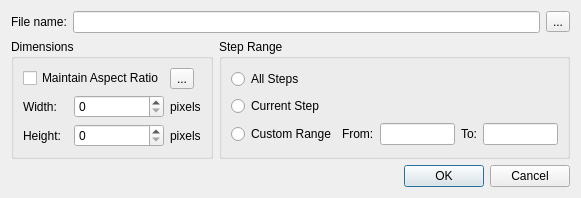
<?xml version="1.0" encoding="UTF-8"?>
<ui version="4.0">
 <class>lcQImageDialog</class>
 <widget class="QDialog" name="lcQImageDialog">
  <property name="geometry">
   <rect>
    <x>0</x>
    <y>0</y>
    <width>545</width>
    <height>181</height>
   </rect>
  </property>
  <property name="windowTitle">
   <string>Save Image</string>
  </property>
  <layout class="QVBoxLayout" name="verticalLayout">
   <item>
    <layout class="QVBoxLayout" name="verticalLayout_2">
     <item>
      <layout class="QHBoxLayout" name="horizontalLayout_2">
       <item>
        <widget class="QLabel" name="label">
         <property name="text">
          <string>File name:</string>
         </property>
         <property name="buddy">
          <cstring>fileName</cstring>
         </property>
        </widget>
       </item>
       <item>
        <widget class="QLineEdit" name="fileName"/>
       </item>
       <item>
        <widget class="QToolButton" name="fileNameBrowse">
         <property name="text">
          <string>...</string>
         </property>
        </widget>
       </item>
      </layout>
     </item>
     <item>
      <layout class="QHBoxLayout" name="horizontalLayout_3">
       <item>
        <widget class="QGroupBox" name="groupBox">
         <property name="sizePolicy">
          <sizepolicy hsizetype="Expanding" vsizetype="Preferred">
           <horstretch>0</horstretch>
           <verstretch>0</verstretch>
          </sizepolicy>
         </property>
         <property name="title">
          <string>Dimensions</string>
         </property>
         <layout class="QGridLayout" name="gridLayout_2">
          <item row="1" column="0">
           <widget class="QLabel" name="label_3">
            <property name="text">
             <string>Width:</string>
            </property>
           </widget>
          </item>
          <item row="2" column="3">
           <widget class="QLabel" name="label_6">
            <property name="text">
             <string>pixels</string>
            </property>
           </widget>
          </item>
          <item row="2" column="0">
           <widget class="QLabel" name="label_4">
            <property name="text">
             <string>Height:</string>
            </property>
           </widget>
          </item>
          <item row="1" column="3">
           <widget class="QLabel" name="label_5">
            <property name="text">
             <string>pixels</string>
            </property>
           </widget>
          </item>
          <item row="0" column="0" colspan="3">
           <widget class="QCheckBox" name="aspectRatio">
            <property name="text">
             <string>Maintain Aspect Ratio</string>
            </property>
           </widget>
          </item>
          <item row="0" column="3">
           <widget class="QToolButton" name="reset">
            <property name="toolTip">
             <string>Reset to original values</string>
            </property>
            <property name="text">
             <string>...</string>
            </property>
           </widget>
          </item>
          <item row="2" column="1" colspan="2">
           <widget class="QSpinBox" name="height"/>
          </item>
          <item row="1" column="1" colspan="2">
           <widget class="QSpinBox" name="width"/>
          </item>
         </layout>
        </widget>
       </item>
       <item>
        <widget class="QGroupBox" name="groupBox_2">
         <property name="title">
          <string>Step Range</string>
         </property>
         <layout class="QVBoxLayout" name="verticalLayout_3">
          <item>
           <widget class="QRadioButton" name="rangeAll">
            <property name="text">
             <string>All Steps</string>
            </property>
           </widget>
          </item>
          <item>
           <widget class="QRadioButton" name="rangeCurrent">
            <property name="text">
             <string>Current Step</string>
            </property>
           </widget>
          </item>
          <item>
           <layout class="QHBoxLayout" name="horizontalLayout">
            <item>
             <widget class="QRadioButton" name="rangeCustom">
              <property name="text">
               <string>Custom Range</string>
              </property>
             </widget>
            </item>
            <item>
             <widget class="QLabel" name="label_2">
              <property name="text">
               <string>From:</string>
              </property>
             </widget>
            </item>
            <item>
             <widget class="QLineEdit" name="firstStep">
              <property name="minimumSize">
               <size>
                <width>75</width>
                <height>0</height>
               </size>
              </property>
              <property name="maximumSize">
               <size>
                <width>75</width>
                <height>16777215</height>
               </size>
              </property>
             </widget>
            </item>
            <item>
             <widget class="QLabel" name="label_7">
              <property name="text">
               <string>To:</string>
              </property>
             </widget>
            </item>
            <item>
             <widget class="QLineEdit" name="lastStep">
              <property name="minimumSize">
               <size>
                <width>75</width>
                <height>0</height>
               </size>
              </property>
              <property name="maximumSize">
               <size>
                <width>75</width>
                <height>16777215</height>
               </size>
              </property>
             </widget>
            </item>
           </layout>
          </item>
         </layout>
        </widget>
       </item>
      </layout>
     </item>
    </layout>
   </item>
   <item>
    <widget class="QDialogButtonBox" name="buttonBox">
     <property name="orientation">
      <enum>Qt::Horizontal</enum>
     </property>
     <property name="standardButtons">
      <set>QDialogButtonBox::Cancel|QDialogButtonBox::Ok</set>
     </property>
    </widget>
   </item>
  </layout>
 </widget>
 <tabstops>
  <tabstop>fileName</tabstop>
  <tabstop>fileNameBrowse</tabstop>
  <tabstop>rangeAll</tabstop>
  <tabstop>rangeCurrent</tabstop>
  <tabstop>rangeCustom</tabstop>
  <tabstop>firstStep</tabstop>
  <tabstop>lastStep</tabstop>
  <tabstop>buttonBox</tabstop>
 </tabstops>
 <resources/>
 <connections>
  <connection>
   <sender>buttonBox</sender>
   <signal>accepted()</signal>
   <receiver>lcQImageDialog</receiver>
   <slot>accept()</slot>
   <hints>
    <hint type="sourcelabel">
     <x>222</x>
     <y>225</y>
    </hint>
    <hint type="destinationlabel">
     <x>157</x>
     <y>239</y>
    </hint>
   </hints>
  </connection>
  <connection>
   <sender>buttonBox</sender>
   <signal>rejected()</signal>
   <receiver>lcQImageDialog</receiver>
   <slot>reject()</slot>
   <hints>
    <hint type="sourcelabel">
     <x>290</x>
     <y>231</y>
    </hint>
    <hint type="destinationlabel">
     <x>286</x>
     <y>239</y>
    </hint>
   </hints>
  </connection>
 </connections>
</ui>
